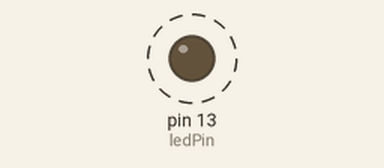
Bench run of a sketch on a simulated Arduino Uno, built with avr-gcc and run on an emulated ATmega328P. On the bench: output pins drawn as LEDs (lit = HIGH). Dashed ring = blinking. What the sketch prints to the serial monitor is not drawn.

Above: at 0.5 s.
Timing chart, 0 to 4.6 s (numbered marks = the images above):
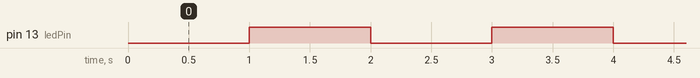

Measured:
- by itself, pin 13 (ledPin): alternates HIGH for 1.0 s and LOW for 1.0 s, 5 changes in all, then stays HIGH

The sketch:

TimerInterrupt.ino
```cpp
const int ledPin = 13;
volatile byte state = LOW;
boolean toggle1 = 0;
int count = 0;

void setup() {
  pinMode(ledPin, OUTPUT);
  Serial.begin(9600);

  cli();//stop interrupts

  //set timer1 interrupt at 1Hz
  TCCR1A = 0;// set entire TCCR1A register to 0
  TCCR1B = 0;// same for TCCR1B
  TCNT1  = 0;//initialize counter value to 0
  // set compare match register for 1hz increments
  OCR1A = 15624; // = (16*10^6) / (1*1024) - 1 (must be <65536)
  // turn on CTC mode
  TCCR1B |= (1 << WGM12);
  // Set CS12 and CS10 bits for 1024 prescaler
  TCCR1B |= (1 << CS12) | (1 << CS10);
  // enable timer compare interrupt
  TIMSK1 |= (1 << OCIE1A);

  sei();//allow interrupts
}

void loop() {
  //digitalWrite(ledPin, state);
//  cli();//stop interrupts
//  delay(2500);
//  sei();//allow interrupts
delay(5000);
TIMSK1 = 0;
}


ISR(TIMER1_COMPA_vect) { //timer1 interrupt 1Hz toggles pin 13 (LED)
  //generates pulse wave of frequency 1Hz/2 = 0.5kHz (takes two cycles for full wave- toggle high then toggle low)
  count++;
    if (toggle1) {
      digitalWrite(ledPin, HIGH);
      toggle1 = 0;
//      Serial.println("ON");
    }
    else {
      digitalWrite(ledPin, LOW);
      toggle1 = 1;
//      Serial.println("OFF");
    }
    Serial.println(count);
}
```
